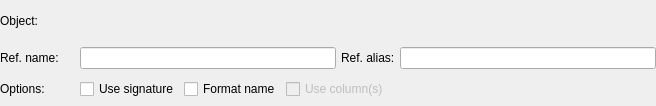
<?xml version="1.0" encoding="UTF-8"?>
<ui version="4.0">
 <class>ReferencesWidget</class>
 <widget class="QWidget" name="ReferencesWidget">
  <property name="geometry">
   <rect>
    <x>0</x>
    <y>0</y>
    <width>656</width>
    <height>106</height>
   </rect>
  </property>
  <property name="windowTitle">
   <string/>
  </property>
  <layout class="QGridLayout" name="references_grid">
   <property name="leftMargin">
    <number>0</number>
   </property>
   <property name="topMargin">
    <number>0</number>
   </property>
   <property name="rightMargin">
    <number>0</number>
   </property>
   <property name="bottomMargin">
    <number>0</number>
   </property>
   <property name="spacing">
    <number>5</number>
   </property>
   <item row="0" column="0">
    <layout class="QHBoxLayout" name="horizontalLayout_2">
     <property name="spacing">
      <number>5</number>
     </property>
     <item>
      <widget class="QLabel" name="object_lbl">
       <property name="text">
        <string>Object:</string>
       </property>
      </widget>
     </item>
     <item>
      <widget class="QLabel" name="sel_obj_icon_lbl">
       <property name="sizePolicy">
        <sizepolicy hsizetype="Fixed" vsizetype="Preferred">
         <horstretch>0</horstretch>
         <verstretch>0</verstretch>
        </sizepolicy>
       </property>
       <property name="minimumSize">
        <size>
         <width>32</width>
         <height>32</height>
        </size>
       </property>
       <property name="maximumSize">
        <size>
         <width>32</width>
         <height>32</height>
        </size>
       </property>
       <property name="frameShape">
        <enum>QFrame::NoFrame</enum>
       </property>
       <property name="frameShadow">
        <enum>QFrame::Plain</enum>
       </property>
       <property name="text">
        <string/>
       </property>
       <property name="scaledContents">
        <bool>true</bool>
       </property>
       <property name="alignment">
        <set>Qt::AlignCenter</set>
       </property>
      </widget>
     </item>
    </layout>
   </item>
   <item row="1" column="1">
    <layout class="QHBoxLayout" name="horizontalLayout">
     <property name="spacing">
      <number>5</number>
     </property>
     <item>
      <widget class="QLineEdit" name="ref_name_edt">
       <property name="sizePolicy">
        <sizepolicy hsizetype="Preferred" vsizetype="Fixed">
         <horstretch>0</horstretch>
         <verstretch>0</verstretch>
        </sizepolicy>
       </property>
       <property name="toolTip">
        <string>&lt;p&gt;The name of the reference to an object. All occurences of the reference enclosed by &lt;strong&gt;{}&lt;/strong&gt; are replaced by the referenced object's name or signature in the SQL code.&lt;/p&gt;</string>
       </property>
       <property name="statusTip">
        <string/>
       </property>
      </widget>
     </item>
     <item>
      <widget class="QLabel" name="ref_alias_lbl">
       <property name="sizePolicy">
        <sizepolicy hsizetype="Fixed" vsizetype="Preferred">
         <horstretch>0</horstretch>
         <verstretch>0</verstretch>
        </sizepolicy>
       </property>
       <property name="text">
        <string>Ref. alias:</string>
       </property>
      </widget>
     </item>
     <item>
      <widget class="QLineEdit" name="ref_alias_edt">
       <property name="sizePolicy">
        <sizepolicy hsizetype="Preferred" vsizetype="Fixed">
         <horstretch>0</horstretch>
         <verstretch>0</verstretch>
        </sizepolicy>
       </property>
       <property name="toolTip">
        <string>&lt;p&gt;The alias of the reference to an object. All occurences of the reference enclosed by &lt;strong&gt;@{}&lt;/strong&gt; are replaced by the referenced object's alias in the SQL code.&lt;/p&gt;</string>
       </property>
       <property name="statusTip">
        <string/>
       </property>
      </widget>
     </item>
    </layout>
   </item>
   <item row="1" column="0">
    <widget class="QLabel" name="ref_name_lbl">
     <property name="sizePolicy">
      <sizepolicy hsizetype="Fixed" vsizetype="Preferred">
       <horstretch>0</horstretch>
       <verstretch>0</verstretch>
      </sizepolicy>
     </property>
     <property name="text">
      <string>Ref. name:</string>
     </property>
    </widget>
   </item>
   <item row="2" column="0">
    <widget class="QLabel" name="ref_name_lbl_2">
     <property name="sizePolicy">
      <sizepolicy hsizetype="Fixed" vsizetype="Preferred">
       <horstretch>0</horstretch>
       <verstretch>0</verstretch>
      </sizepolicy>
     </property>
     <property name="text">
      <string>Options:</string>
     </property>
    </widget>
   </item>
   <item row="2" column="1">
    <layout class="QHBoxLayout" name="horizontalLayout_3">
     <item>
      <widget class="QCheckBox" name="use_signature_chk">
       <property name="sizePolicy">
        <sizepolicy hsizetype="Fixed" vsizetype="Fixed">
         <horstretch>0</horstretch>
         <verstretch>0</verstretch>
        </sizepolicy>
       </property>
       <property name="toolTip">
        <string>&lt;p&gt;Use the referenced object's signature instead of its name. For some objects like functions, casts, operators and some others the signature will include parameters types and some other information.&lt;/p&gt;</string>
       </property>
       <property name="statusTip">
        <string/>
       </property>
       <property name="text">
        <string>Use signature</string>
       </property>
      </widget>
     </item>
     <item>
      <widget class="QCheckBox" name="format_name_chk">
       <property name="sizePolicy">
        <sizepolicy hsizetype="Fixed" vsizetype="Fixed">
         <horstretch>0</horstretch>
         <verstretch>0</verstretch>
        </sizepolicy>
       </property>
       <property name="toolTip">
        <string>&lt;p&gt;The referenced object's name, alias and signature will be automatically quoted when special characters are found. Additionally, for schema qualified objects, the name of the parent schema is prepended to the referenced object's name or signature. This will avoid common SQL syntax errors or loss of semantics.&lt;/p&gt;</string>
       </property>
       <property name="statusTip">
        <string/>
       </property>
       <property name="text">
        <string>Format name</string>
       </property>
      </widget>
     </item>
     <item>
      <widget class="QCheckBox" name="use_columns_chk">
       <property name="enabled">
        <bool>false</bool>
       </property>
       <property name="sizePolicy">
        <sizepolicy hsizetype="Expanding" vsizetype="Fixed">
         <horstretch>0</horstretch>
         <verstretch>0</verstretch>
        </sizepolicy>
       </property>
       <property name="toolTip">
        <string>&lt;p&gt;Use the referenced object's columns as the view's columns.&lt;/p&gt;</string>
       </property>
       <property name="statusTip">
        <string/>
       </property>
       <property name="text">
        <string>Use column(s)</string>
       </property>
      </widget>
     </item>
    </layout>
   </item>
  </layout>
 </widget>
 <resources/>
 <connections/>
</ui>
